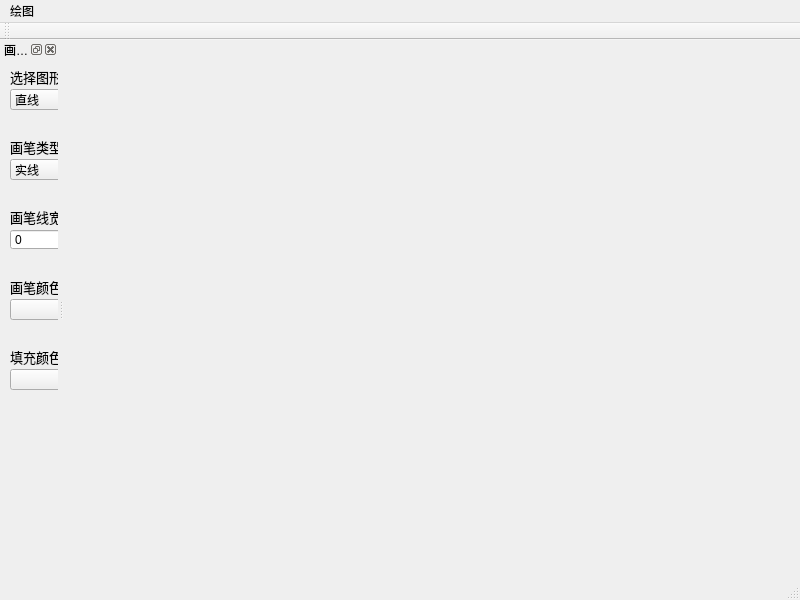
<?xml version="1.0" encoding="UTF-8"?>
<ui version="4.0">
 <class>Painting</class>
 <widget class="QMainWindow" name="Painting">
  <property name="geometry">
   <rect>
    <x>0</x>
    <y>0</y>
    <width>800</width>
    <height>600</height>
   </rect>
  </property>
  <property name="windowTitle">
   <string>MainWindow</string>
  </property>
  <widget class="QWidget" name="centralwidget"/>
  <widget class="QMenuBar" name="menubar">
   <property name="geometry">
    <rect>
     <x>0</x>
     <y>0</y>
     <width>800</width>
     <height>23</height>
    </rect>
   </property>
   <widget class="QMenu" name="menu">
    <property name="title">
     <string>绘图</string>
    </property>
   </widget>
   <addaction name="menu"/>
  </widget>
  <widget class="QStatusBar" name="statusbar"/>
  <widget class="QToolBar" name="toolBar">
   <property name="windowTitle">
    <string>toolBar</string>
   </property>
   <attribute name="toolBarArea">
    <enum>TopToolBarArea</enum>
   </attribute>
   <attribute name="toolBarBreak">
    <bool>false</bool>
   </attribute>
  </widget>
  <widget class="QDockWidget" name="dockWidget_2">
   <property name="windowTitle">
    <string>画图工具</string>
   </property>
   <attribute name="dockWidgetArea">
    <number>1</number>
   </attribute>
   <widget class="QWidget" name="dockWidgetContents_2">
    <widget class="QLabel" name="label">
     <property name="geometry">
      <rect>
       <x>10</x>
       <y>10</y>
       <width>71</width>
       <height>16</height>
      </rect>
     </property>
     <property name="font">
      <font>
       <family>AcadEref</family>
       <pointsize>10</pointsize>
      </font>
     </property>
     <property name="text">
      <string>选择图形</string>
     </property>
    </widget>
    <widget class="QComboBox" name="shapeComboBox">
     <property name="geometry">
      <rect>
       <x>10</x>
       <y>30</y>
       <width>111</width>
       <height>21</height>
      </rect>
     </property>
     <item>
      <property name="text">
       <string>直线</string>
      </property>
     </item>
     <item>
      <property name="text">
       <string>矩形</string>
      </property>
     </item>
     <item>
      <property name="text">
       <string>椭圆</string>
      </property>
     </item>
    </widget>
    <widget class="QLabel" name="label_2">
     <property name="geometry">
      <rect>
       <x>10</x>
       <y>80</y>
       <width>71</width>
       <height>16</height>
      </rect>
     </property>
     <property name="font">
      <font>
       <family>AcadEref</family>
       <pointsize>10</pointsize>
      </font>
     </property>
     <property name="text">
      <string>画笔类型</string>
     </property>
    </widget>
    <widget class="QComboBox" name="penStyleComboBox">
     <property name="geometry">
      <rect>
       <x>10</x>
       <y>100</y>
       <width>111</width>
       <height>21</height>
      </rect>
     </property>
     <item>
      <property name="text">
       <string>实线</string>
      </property>
     </item>
     <item>
      <property name="text">
       <string>虚线</string>
      </property>
     </item>
    </widget>
    <widget class="QLabel" name="label_3">
     <property name="geometry">
      <rect>
       <x>10</x>
       <y>150</y>
       <width>71</width>
       <height>16</height>
      </rect>
     </property>
     <property name="font">
      <font>
       <family>AcadEref</family>
       <pointsize>10</pointsize>
      </font>
     </property>
     <property name="text">
      <string>画笔线宽</string>
     </property>
    </widget>
    <widget class="QSpinBox" name="penWidthSpinBox">
     <property name="geometry">
      <rect>
       <x>10</x>
       <y>170</y>
       <width>111</width>
       <height>21</height>
      </rect>
     </property>
    </widget>
    <widget class="QLabel" name="label_4">
     <property name="geometry">
      <rect>
       <x>10</x>
       <y>220</y>
       <width>71</width>
       <height>16</height>
      </rect>
     </property>
     <property name="font">
      <font>
       <family>AcadEref</family>
       <pointsize>10</pointsize>
      </font>
     </property>
     <property name="text">
      <string>画笔颜色</string>
     </property>
    </widget>
    <widget class="QComboBox" name="penColorComboBox">
     <property name="geometry">
      <rect>
       <x>10</x>
       <y>240</y>
       <width>111</width>
       <height>21</height>
      </rect>
     </property>
    </widget>
    <widget class="QLabel" name="label_5">
     <property name="geometry">
      <rect>
       <x>10</x>
       <y>290</y>
       <width>71</width>
       <height>16</height>
      </rect>
     </property>
     <property name="font">
      <font>
       <family>AcadEref</family>
       <pointsize>10</pointsize>
      </font>
     </property>
     <property name="text">
      <string>填充颜色</string>
     </property>
    </widget>
    <widget class="QComboBox" name="brushColorComboBox">
     <property name="geometry">
      <rect>
       <x>10</x>
       <y>310</y>
       <width>111</width>
       <height>21</height>
      </rect>
     </property>
    </widget>
   </widget>
  </widget>
 </widget>
 <resources/>
 <connections/>
</ui>
